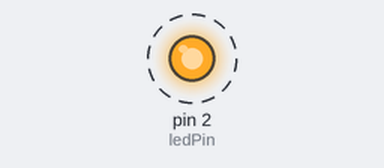
This sketch was run on a simulated Arduino Uno, built with avr-gcc and run on an emulated ATmega328P. Parts: output pins drawn as LEDs (lit = HIGH). Dashed ring = blinking.

Above: at 0.5 s.
Timing chart, 0 to 3.0 s (numbered marks = the images above):
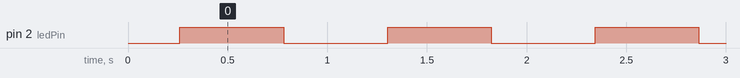

Measured:
- by itself, pin 2 (ledPin): alternates HIGH for 0.52 s and LOW for 0.52 s

The sketch:

led_fade.ino
```cpp
//#include <analogWrite.h>

// Define the LED pin
const int ledPin = 2;

// Define the fade amount
const int fadeAmount = 5;

void setup() {
  // Set the LED pin as an output
  pinMode(ledPin, OUTPUT);
}

void loop() {
  // Fade the LED up
  for (int brightness = 0; brightness <= 255; brightness += fadeAmount) {
    analogWrite(ledPin, brightness);
    delay(10);
  }

  // Fade the LED down
  for (int brightness = 255; brightness >= 0; brightness -= fadeAmount) {
    analogWrite(ledPin, brightness);
    delay(10);
  }
}
```
